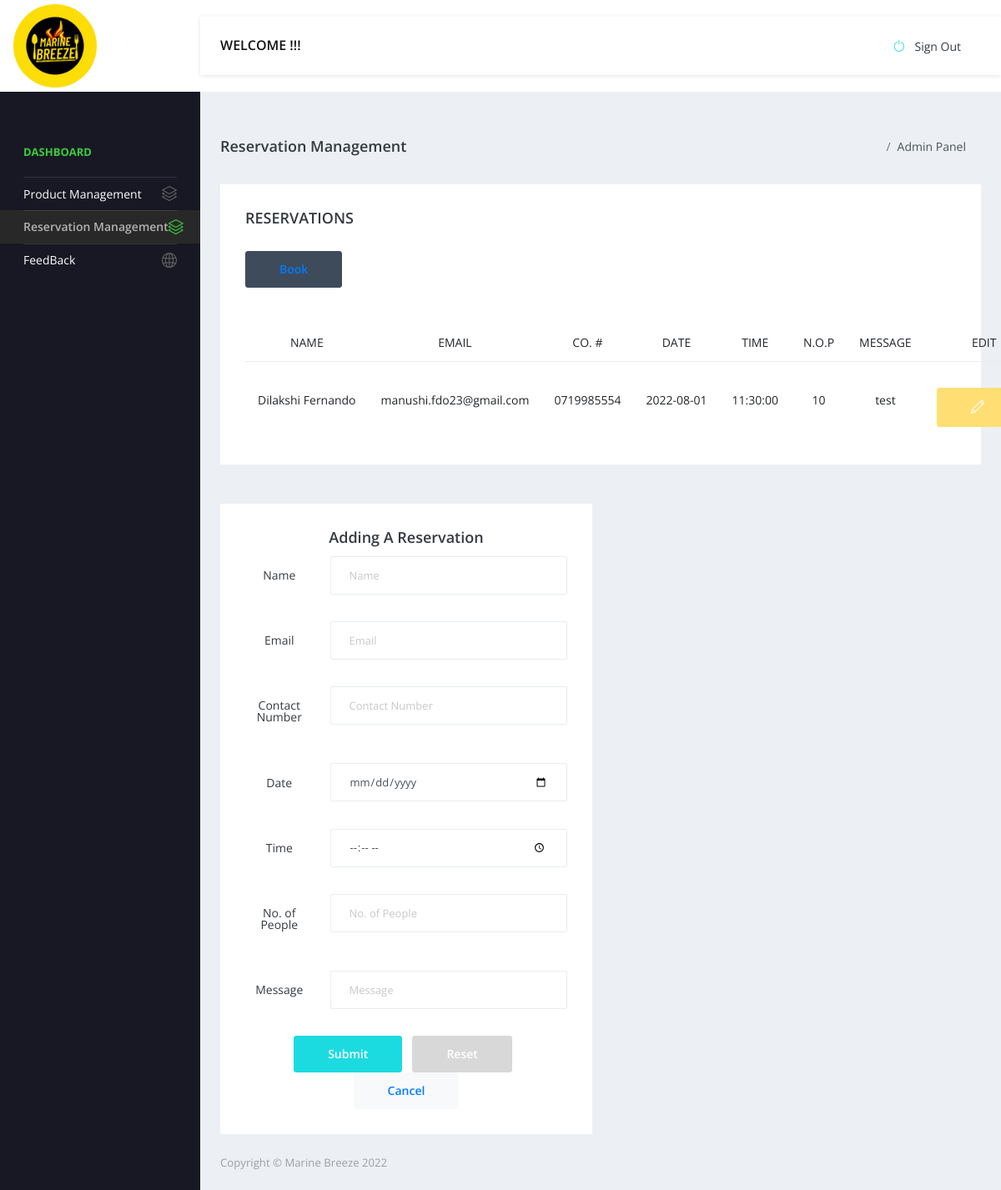
Screenshot of /pages/reservation/reservation.php with the database file from the repository.
### tables this page shows
CREATE TABLE IF NOT EXISTS `reservation` (
  `rID` int(11) NOT NULL AUTO_INCREMENT,
  `rName` varchar(200) NOT NULL,
  `rEmail` varchar(200) NOT NULL,
  `rContactNumber` varchar(10) NOT NULL,
  `rDate` date NOT NULL,
  `rTime` time NOT NULL,
  `rNoOfPeople` int(3) NOT NULL,
  `rMessage` varchar(500) NOT NULL,
  PRIMARY KEY (`rID`)
);

### pages/reservation/reservation.php (the view, shortened to what this page needs)
<?php
include '../includes/security.php';
include '../includes/header.php';
include '../includes/nav1.php';
?>
<div class="main-panel">
  <div class="content-wrapper">
    <div class="page-header">
      <h3 class="page-title"> Reservation Management </h3>
      <nav aria-label="breadcrumb">
        <ol class="breadcrumb">
          <li class="breadcrumb-item active" aria-current="page">Admin Panel</li>
        </ol>
      </nav>
    </div>
    <div class="row">
      <div class="col-lg-12 grid-margin stretch-card">
        <div class="card">
          <div class="card-body">
            <h4 class="card-title">RESERVATIONS</h4>
            <div class="template-demo">
              <button type="button" class="btn btn-dark" name="addbtn1"><a href="#add">Book</a></button>
            </div>
            <?php
            $query = "SELECT * FROM reservation";
            $query_run = mysqli_query($connection, $query);
            if (mysqli_num_rows($query_run) > 0) {
            ?>
              <table class="table table-hover">
                <thead>
                  <tr align="center">
                    <br>
                    <th>NAME</th>
                    <th>EMAIL</th>
                    <th>CO. #</th>
                    <th>DATE</th>
                    <th>TIME</th>
                    <th>N.O.P</th>
                    <th>MESSAGE</th>
                    <th>EDIT</th>
                  </tr>
                </thead>
                <?php
                while ($row = mysqli_fetch_assoc($query_run)) {
                ?>
                  <tbody>
                    <tr align="center">
                      <td><?php echo $row['rName'] ?></td>
                      <td><?php echo $row['rEmail'] ?></td>
                      <td><?php echo $row['rContactNumber'] ?></td>
                      <td><?php echo $row['rDate'] ?></td>
                      <td><?php echo $row['rTime'] ?></td>
                      <td><?php echo $row['rNoOfPeople'] ?></td>
                      <td><?php echo $row['rMessage'] ?></td>
                      <td align="center">
                        <form action="reservation.php" method="post">
                          <div class="template-demo">
                            <button type="submit" class="btn btn-warning " name="editbtn"><i class="icon-pencil"></i></button>
                          </div>
                        </form>
                      </td>
                    </tr>
                  <?php
                }
                  ?>
                  </tbody>
              </table>
            <?php
            } else {
              echo "No Record Found";
            }
            ?>
          </div>
        </div>
      </div>
    </div>
    <br>
    <div class="row">
      <div class="col-md-6 grid-margin stretch-card" align="center">
        <div class="card" align="center">
          <div class="card-body">
            <h4 class="card-title"><a id="add">Adding a Reservation</a></h4>
            <form action="code.php" method="POST" class="forms-sample">
              <div class="form-group row">
                <label for="name" class="col-sm-3 col-form-label">Name</label>
                <div class="col-sm-9">
                  <input type="text" class="form-control" name="name" placeholder="Name">
                </div>
              </div>
              <div class="form-group row">
                <label for="email" class="col-sm-3 col-form-label">Email</label>
                <div class="col-sm-9">
                  <input type="email" class="form-control" name="email" placeholder="Email">
                </div>
              </div>
              <div class="form-group row">
                <label for="cNo" class="col-sm-3 col-form-label">Contact Number</label>
                <div class="col-sm-9">
                  <input type="text" class="form-control" name="cNo" placeholder="Contact Number">
                </div>
              </div>
              <div class="form-group row">
                <label for="date" class="col-sm-3 col-form-label">Date</label>
                <div class="col-sm-9">
                  <input type="date" class="form-control" name="date" placeholder="Date">
                </div>
              </div>
              <div class="form-group row">
                <label for="time" class="col-sm-3 col-form-label">Time</label>
                <div class="col-sm-9">
                  <input type="time" class="form-control" name="time" placeholder="Time">
                </div>
              </div>
              <div class="form-group row">
                <label for="NOP" class="col-sm-3 col-form-label">No. of People</label>
                <div class="col-sm-9">
                  <input type="number" class="form-control" name="NOP" placeholder="No. of People">
                </div>
              </div>
              <div class="form-group row">
                <label for="msg" class="col-sm-3 col-form-label">Message</label>
                <div class="col-sm-9">
                  <input type="text" class="form-control" name="msg" placeholder="Message">
                </div>
              </div>
              <button type="submit" name="addbtn" class="btn btn-primary mr-2">Submit</button>
              <button type="reset" name="resetbtn" class="btn btn-secondary mr-2">Reset</button>
              <button class="btn btn-light"><a href="reservation.php">Cancel</a></button>
            </form>
          </div>
        </div>
      </div>
      <div class="col-md-6 grid-margin stretch-card" align="center">
                </div>
              </div>
      </div>
      <?php
      include '../includes/footer.php';
      ?>
    </div>
  </div>
</div>
<?php
include '../includes/script.php';
?>

### rows the page displays
reservation: rName "Dilakshi Fernando", rEmail "manushi.fdo23@gmail.com", rContactNumber "0719985554", rDate "2022-08-01", rTime "11:30:00", rNoOfPeople "10", rMessage "test"
